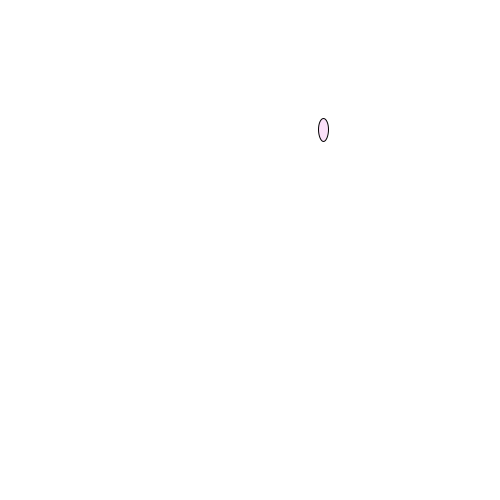
Frame 1 (no input)
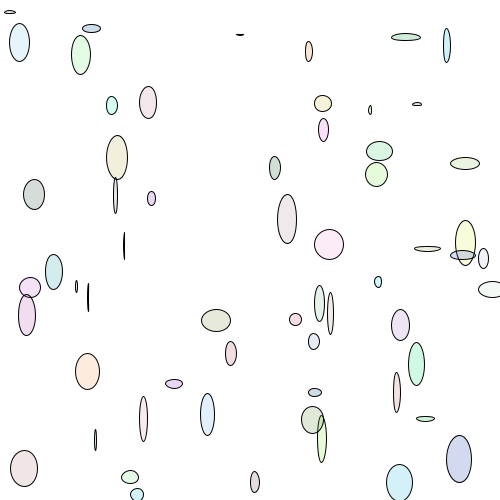
Frame 60 (the mouse pressed at the canvas centre just before this capture)
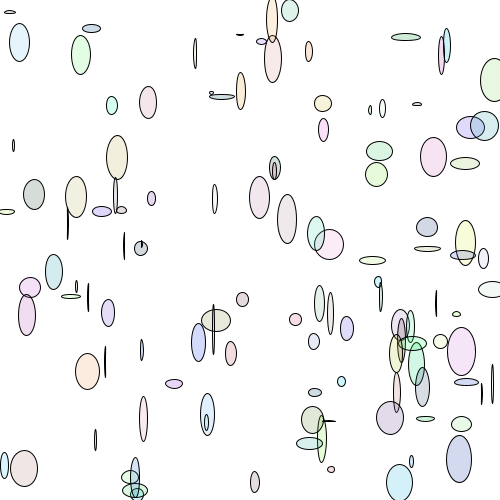
Frame 120 (the mouse held since frame 60 and released just before this capture)

The Processing sketch that drew these frames (run headless with seeded random() and noise(); from frame 60 on, the mouse is pressed at the canvas centre):

// Processing sketch: Kimochiwarui
// ── Kimochiwarui.pde
void setup (){
  size (500,500);
  background (255);
  frameRate (60);
}

void draw(){
  float X = random(500);
  float Y = random(500);
  
  fill (random(0,250),random(50,255),random(50,255),50);
  ellipse (X, Y, random(30),random(50));

  if (X >=200);
{
  frameRate (500);
  }
}
